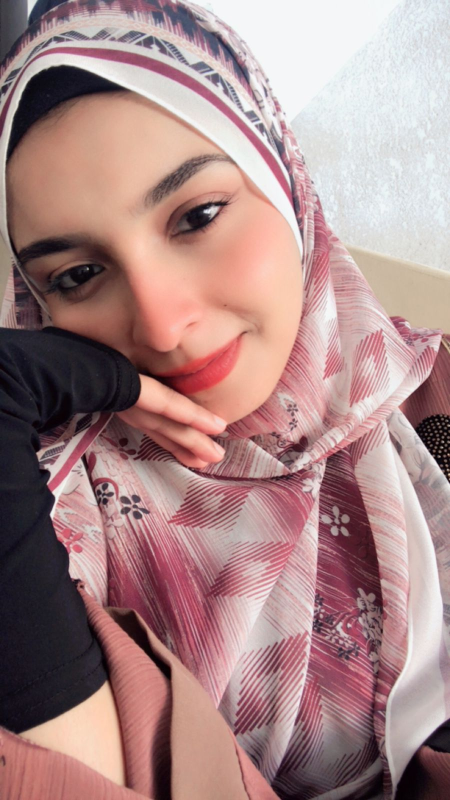
#> input picture WhatsApp Image 2025-12-20 at 4.37.54 PM (5).jpeg, 900 x 1600 px (shown at 1/2 size); its folder holds only this picture in this run
$ python -i dr.py   (imports and definitions only)
#> lines starting #> are read from the running program, lines starting #| are printed output that depends on the picture; after the words box and inside, x2 and y2 are one past the last pixel; in counts of white or black regions, pixels touching at a corner belong together
#> further down, picture is the input picture: shape (1600, 900, 3); mean B, G, R 135.4, 135.9, 168.8
import cv2
import os
import numpy as np
from tkinter import Tk, Button, Label, filedialog, messagebox
from PIL import Image, ImageTk

# ---------------------------
# Folder configuration
# ---------------------------
INPUT_FOLDER = "images"
OUTPUT_FOLDER = "output"

# [2 lines not run here, left out]

image = None
cartoon = None
current_path = None

# ---------------------------
# Cartoonify function (Smooth cartoon, natural colors)
# ---------------------------
def cartoonify(img):
    img = cv2.resize(img, (600, 600))
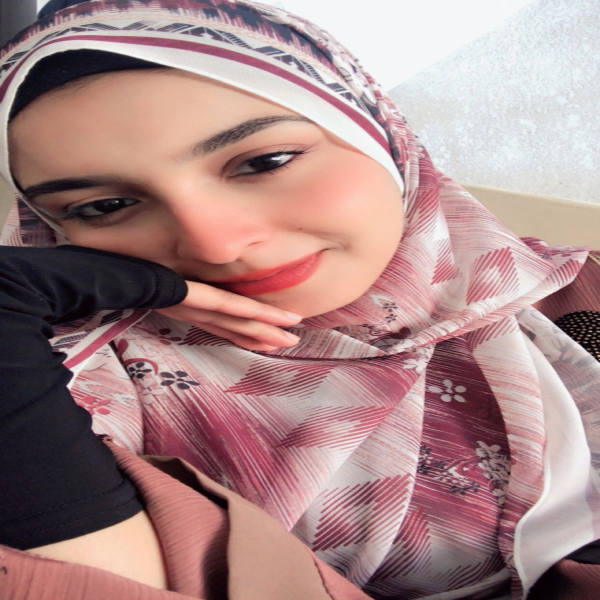
#> img: shape (600, 600, 3); mean of channels 0, 1, 2 135.4, 135.8, 168.7; drawn as B, G, R

    # 1- تطبيق Bilateral Filter متعدد للتنعيم مع الحفاظ على اللون
    color = img.copy()
    for _ in range(5):
        color = cv2.bilateralFilter(color, 9, 75, 75)
#> this loop made 5 passes
#> pass 3, in cartoonify, `color = cv2.bilateralFilter(color, 9, 75, 75)`:
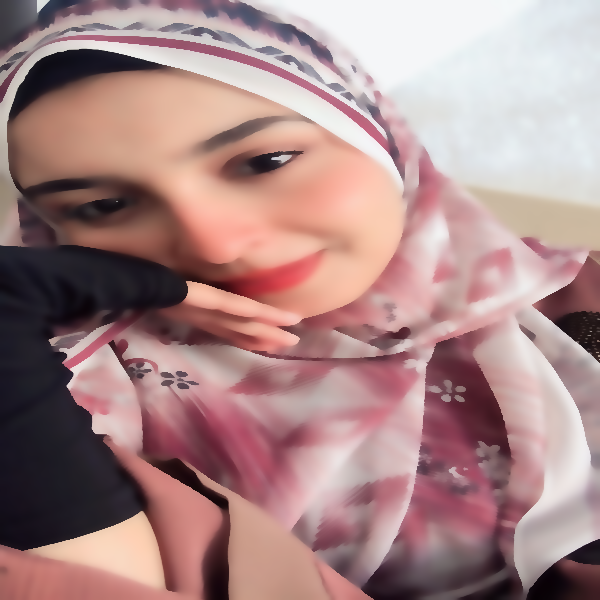
#> color: shape (600, 600, 3); mean of channels 0, 1, 2 135.4, 135.9, 168.8; drawn as B, G, R

    # 2- اكتشاف الحواف بخفة لتجنب الخطوط القاسية
    gray = cv2.cvtColor(img, cv2.COLOR_BGR2GRAY)
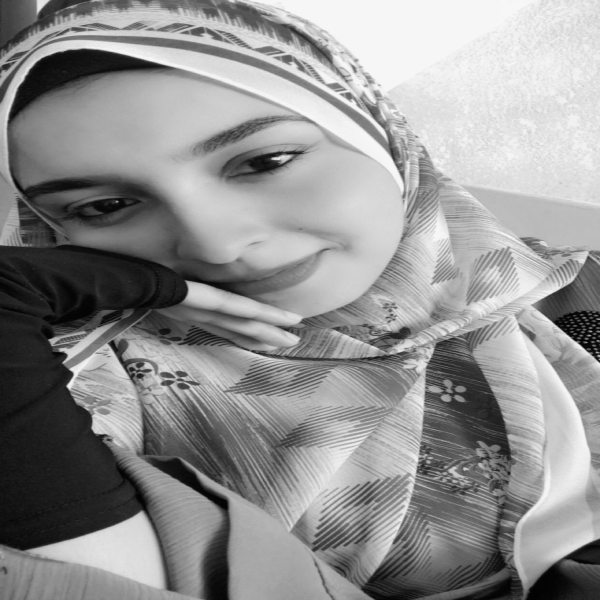
#> gray: shape (600, 600); min 1, max 249, mean 145.6
    gray = cv2.medianBlur(gray, 5)
    edges = cv2.adaptiveThreshold(
        gray, 255,
        cv2.ADAPTIVE_THRESH_MEAN_C,
        cv2.THRESH_BINARY,
        9, 5
    )
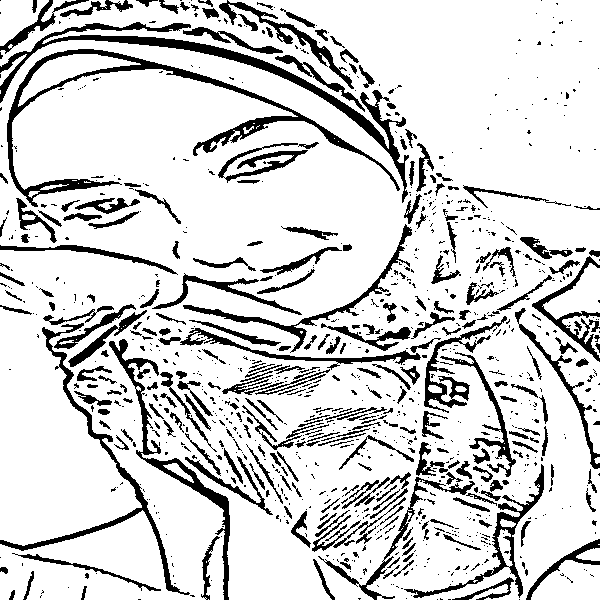
#> edges: shape (600, 600); 83.1% white; 1026 black regions (737 under 20 px), largest, box (x1, y1, x2, y2) and area: (0, 22, 409, 203) 4934, (7, 49, 400, 207) 4897, (0, 323, 190, 595) 2535

    # 3- تلطيف الحواف باستخدام Gaussian Blur خفيف
    edges = cv2.cvtColor(edges, cv2.COLOR_GRAY2BGR)
    edges = cv2.GaussianBlur(edges, (3, 3), 0)
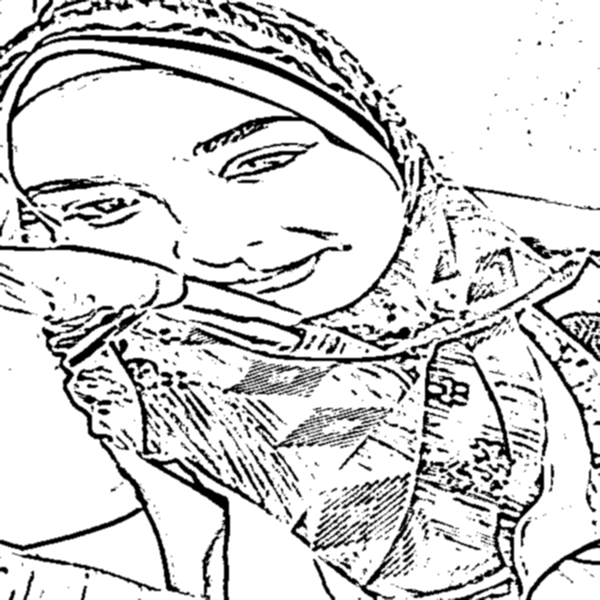
#> edges: shape (600, 600, 3); min 0, max 255, mean 211.9

    # 4- دمج الحواف مع الصورة الملونة
    cartoon_img = cv2.bitwise_and(color, edges)
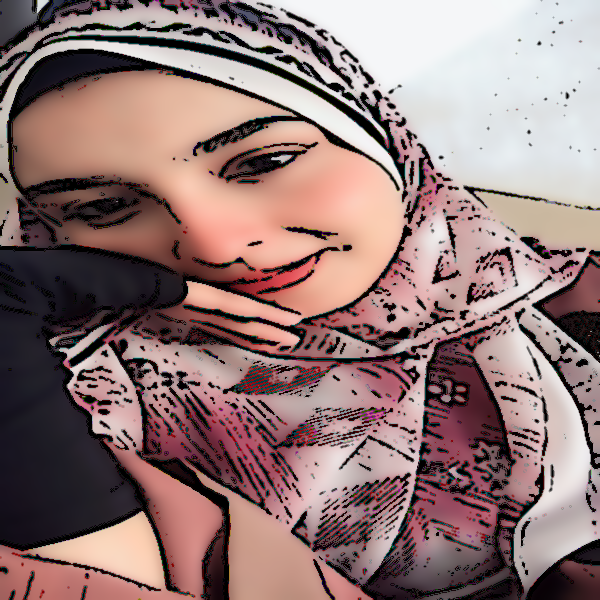
#> cartoon_img: shape (600, 600, 3); mean of channels 0, 1, 2 118.4, 120, 146.1; drawn as B, G, R

    return cartoon_img

# ---------------------------
# GUI helper functions
# ---------------------------
# [61 lines left out: functions show_image, open_image, apply_cartoon, save_image, batch_process, not called in this run]

# ---------------------------
# GUI Layout
# ---------------------------
# [3 lines not run here, left out]

# [1 line that did not run here, left out]
# [1 line not run here, left out]

# [1 line that did not run here, left out]
# [1 line not run here, left out]

# [1 line that did not run here, left out]
# [1 line not run here, left out]

# [1 line that did not run here, left out]
# [1 line not run here, left out]

# [1 line that did not run here, left out]
# [1 line not run here, left out]

# [1 line that did not run here, left out]
# [3 lines not run here, left out]

>>> import cv2
>>> picture = cv2.imread('WhatsApp Image 2025-12-20 at 4.37.54 PM (5).jpeg')
>>> result = cartoonify(picture)

$ run again, on WhatsApp Image 2025-12-20 at 4.37.54 PM (6).jpeg
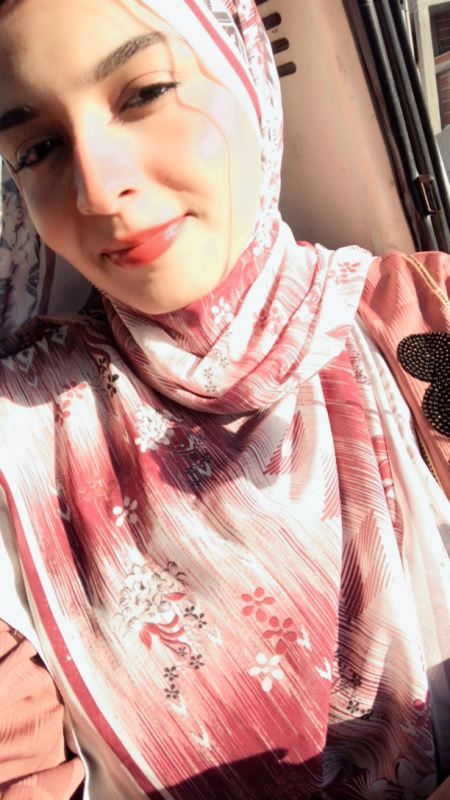
#> input picture WhatsApp Image 2025-12-20 at 4.37.54 PM (6).jpeg, 900 x 1600 px (shown at 1/2 size)
#> picture is the input picture: shape (1600, 900, 3); mean B, G, R 140.1, 149, 189.9
#> in cartoonify, `edges = cv2.adaptiveThreshold( gray, 255, cv2.ADAPTIVE_THRESH_MEAN_C, ..`:
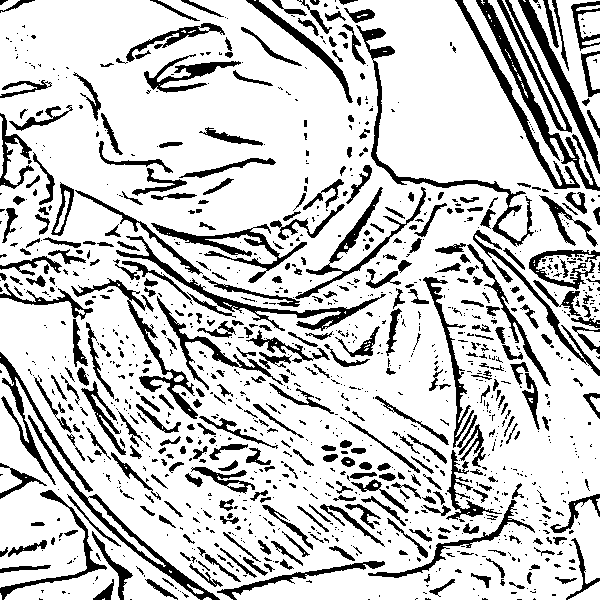
#> edges: shape (600, 600); 79.3% white; 1225 black regions (826 under 20 px), largest, box (x1, y1, x2, y2) and area: (476, 0, 600, 191) 2313, (356, 25, 534, 247) 2164, (116, 236, 386, 331) 2028
#> in cartoonify, `cartoon_img = cv2.bitwise_and(color, edges)`:
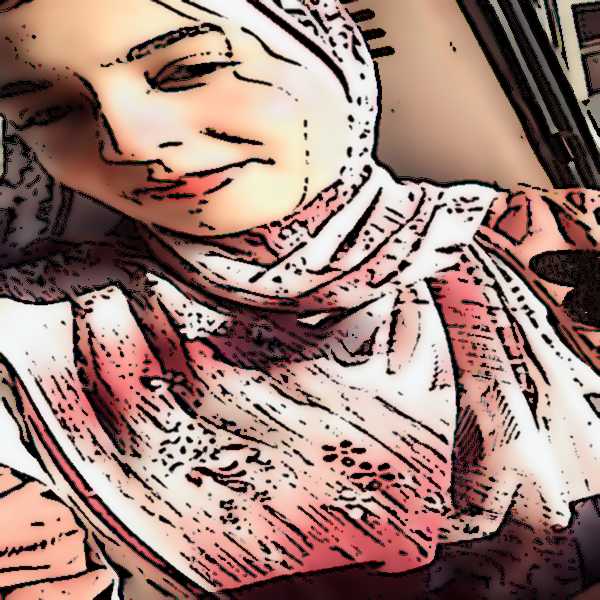
#> cartoon_img: shape (600, 600, 3); mean of channels 0, 1, 2 118.4, 126.5, 156.9; drawn as B, G, R
